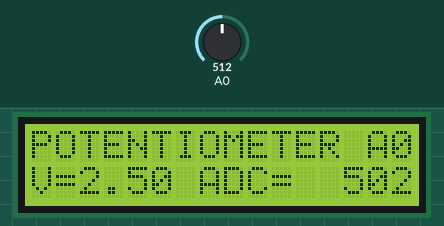
This sketch was run on a simulated Arduino Uno, built with avr-gcc and run on an emulated ATmega328P. On the bench: 16×2 character LCD. The inputs (shaded band) are chosen by the test bench; at power-on: A0 = 512. What the sketch prints to the serial monitor is not drawn.

Above: at 1.2 s.
1.3 s: A0 set to 116
At 2.5 s:
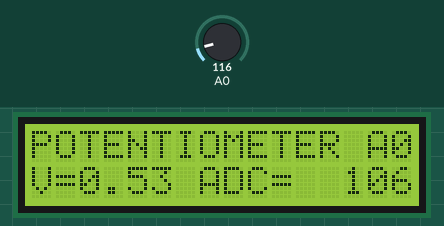
2.8 s: A0 set to 101
At 3.4 s:
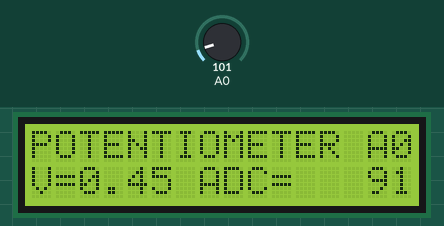
4.4 s: A0 set to 122
At 5.2 s:
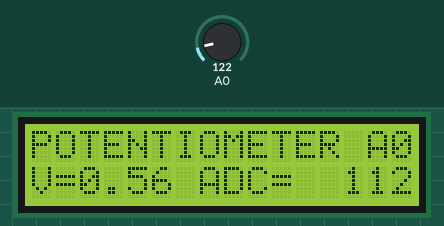
Timing chart, 0 to 7.4 s (numbered marks = the images above; inputs shaded):
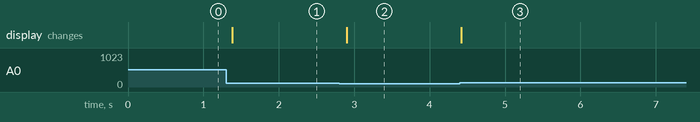

Measured:
- after the input at 1.3 s, the display: changes after 0.08 s (image 1)
- after the input at 2.8 s, the display: changes after 0.10 s (image 2)
- after the input at 4.4 s, the display: changes at once (image 3)

The sketch:

z2.ino
```cpp
#include <LiquidCrystal_I2C.h>
#include <OneWire.h>
#include <DallasTemperature.h>

#define POTENTIOMETER A0

LiquidCrystal_I2C lcd(0x27, 16, 2);


void setup()
{
    Serial.begin(9600);
    lcd.init();
    lcd.backlight();
    lcd.print("POTENTIOMETER A0");
}


void loop()
{
    static int prev_adc = 0;
    int nadc = analogRead(A0);
    if (abs(prev_adc - nadc) < 2) {
        nadc = prev_adc;
    } else {
        prev_adc = nadc;
    }
    nadc = min(max(0, nadc - 10), 1003);
    double vin = (5.0/1004.0) * nadc;
    lcd.setCursor(0, 1);
    lcd.print("V=");
    lcd.print(vin);
    lcd.print(" ADC=");
    String s_nadc = String(nadc);
    lcd.setCursor(12, 1);
    for (int i = 0; i < (4 - s_nadc.length()); i++) {
        lcd.print(" ");
    }
    lcd.print(nadc);

    Serial.print("V(mV):");
    Serial.print(vin*1000);
    Serial.print("\t");
    Serial.print("ADC:");
    Serial.println(nadc);

    delay(100);
}
```
